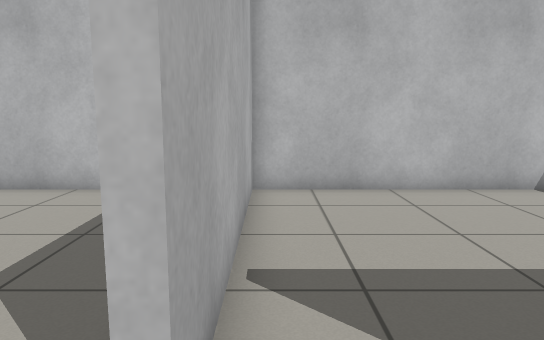
view 1 (above)

24 first-person views from a walk through a robot-simulator world made for Gazebo. The camera is 0.94 m above the floor, tilts 8° down and sees 70° across. The floor is counted in squares, 0.5 m on a side. Each view is taken from the middle of a square. On the plan, view 1 faces up. The plan holds only what a view shows up to about 19 squares ahead; the rest is blank. The place goes on beyond the plan. Robots are left out.

view 2
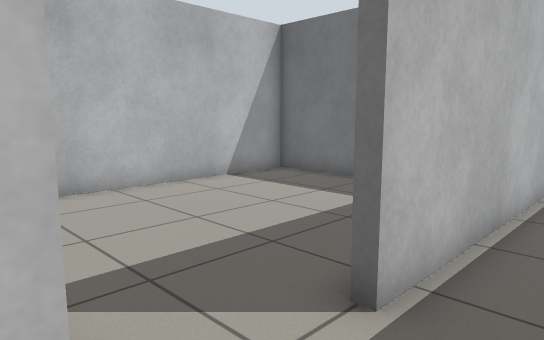

view 3
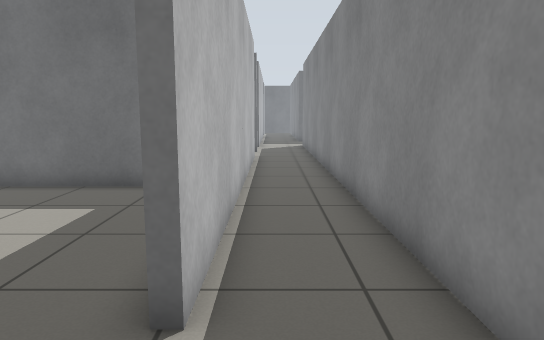

view 4
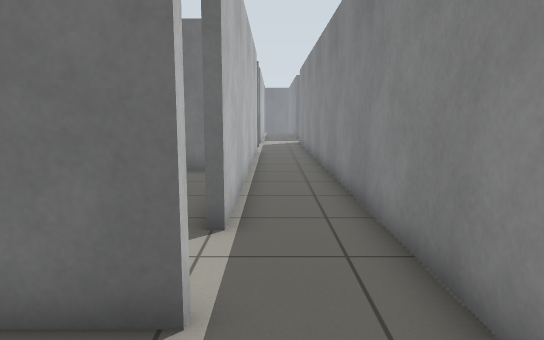

view 5
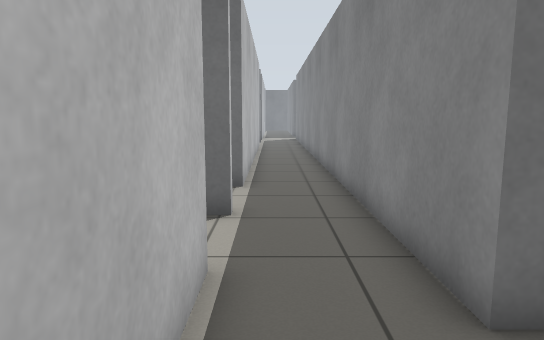

view 6
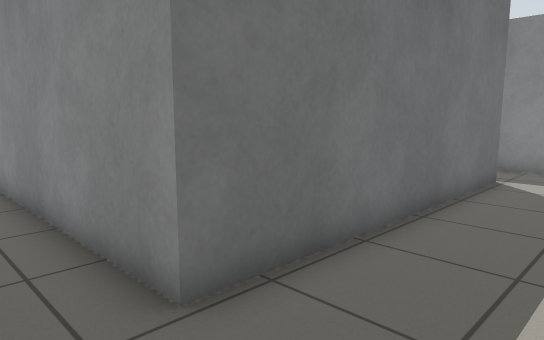

view 7
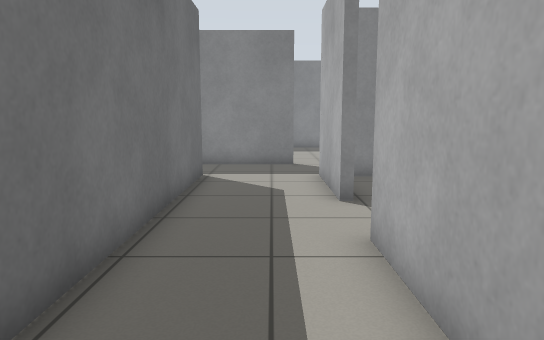

view 8
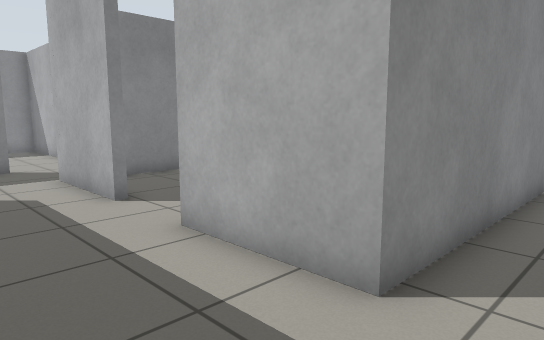

view 9
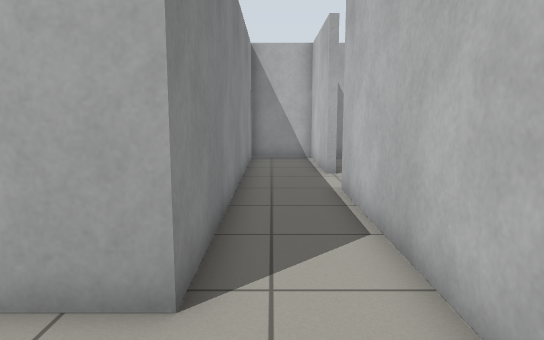

view 10
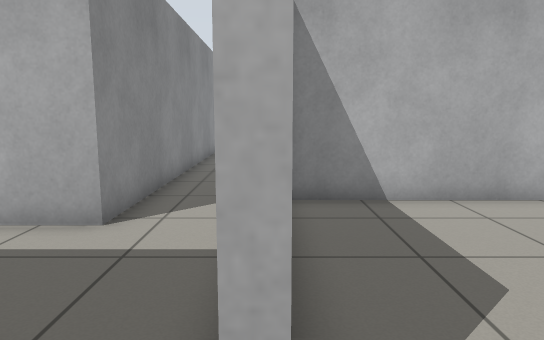

view 11
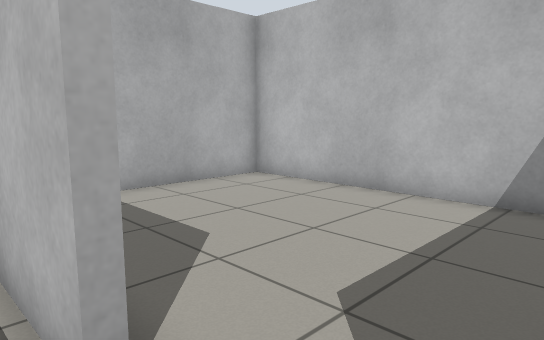

view 12
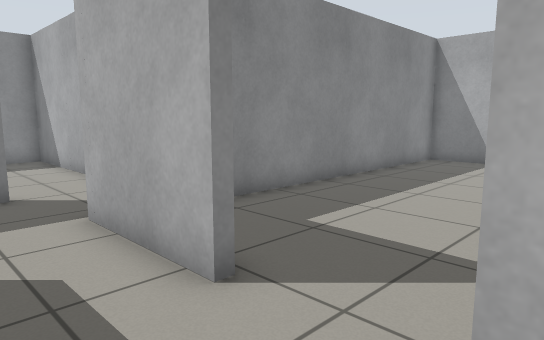

view 13
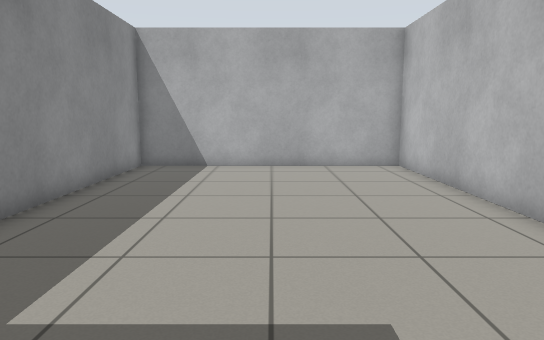

view 14
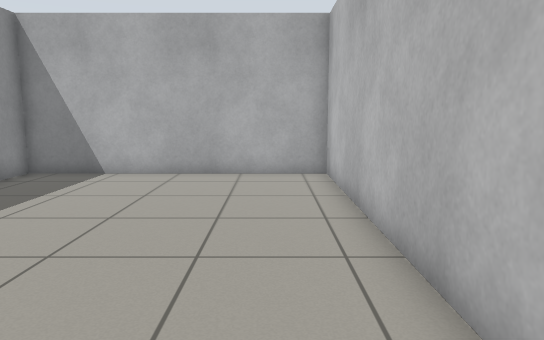

view 15
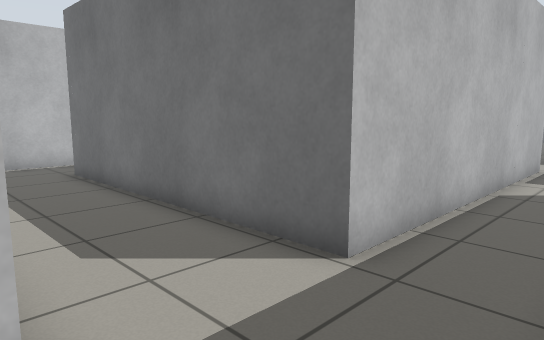

view 16
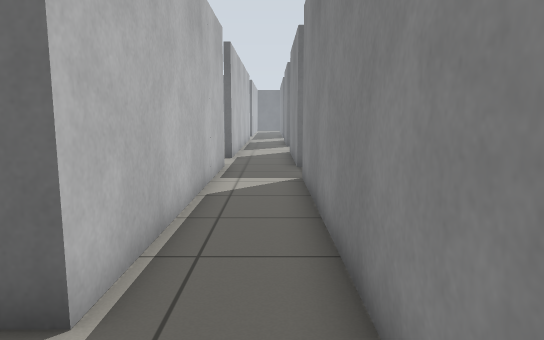

view 17
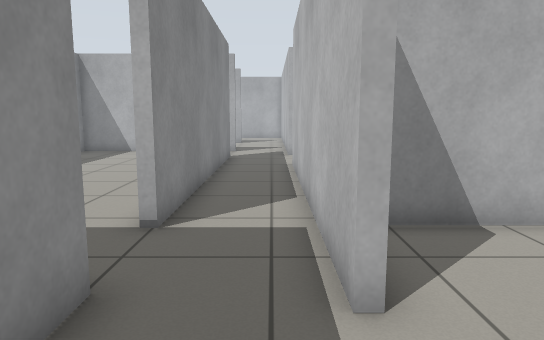

view 18
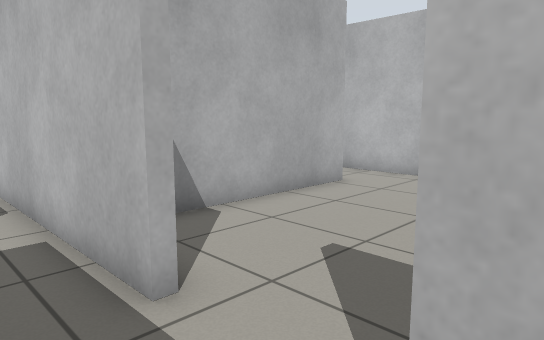

view 19
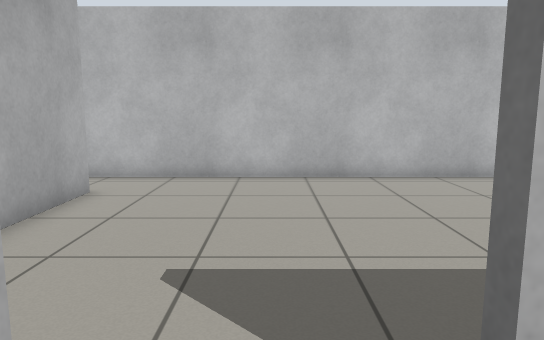

view 20
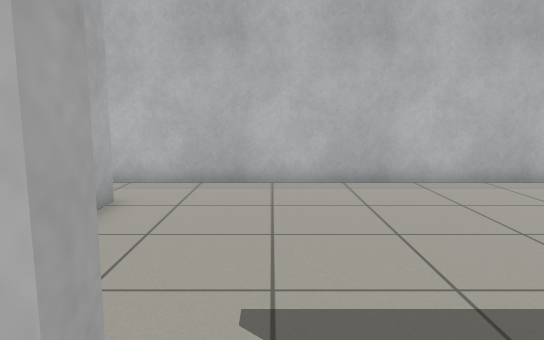

view 21
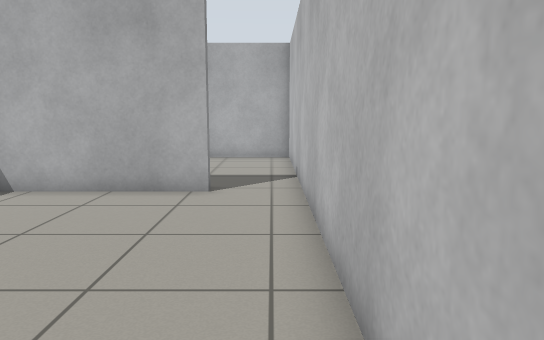

view 22
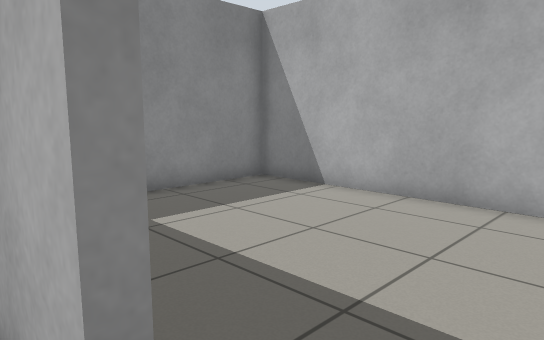

view 23
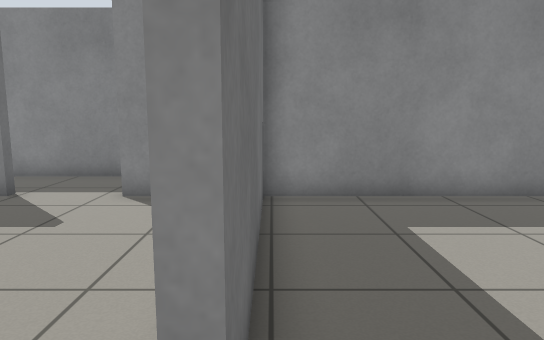

view 24
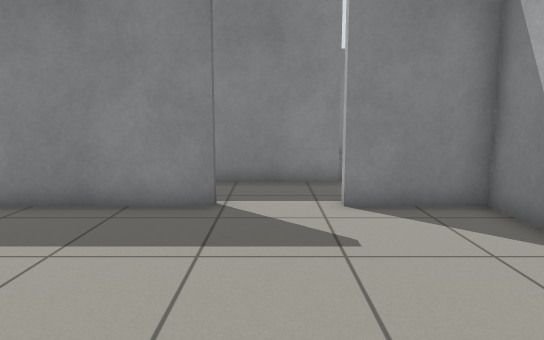

### Floor plan
Points are (right, up) in squares from view 1. A wall is a line through its corners. A room is listed if a view was taken in it or the views show most of it. See-through windows are left out.
Room 1 (view 1)
walls: (-0.6, -0.9) (13.5, -0.9); (13.5, 1.8) (2.1, 1.8)
ways out: opening at (-1, 0.5) to room 2; opening at (1, 2) to room 7
Room 2 (views 2, 3, 4, 8, 9, 11)
walls: (-3.4, 1.8) (-5.4, 1.8); (-4.8, -0.9) (-0.6, -0.9); (-0.5, 1.8) (-0.8, 1.8)
ways out: opening at (-1, 0.5) to room 1; opening at (-4.5, 0.5) to room 3; opening at (-2.5, 2) to room 4
Room 3 (views 5, 6, 7, 12, 13, 15, 16, 17, 18, 19, 20, 21, 22, 24)
walls: (-8.5, -7.4) (-8.5, -11.2) (-9.3, -11.2); (-7.9, -13.9) (3.8, -13.9); (-5.4, 1.8) (-14.9, 1.8); (3.5, -3.6) (3.5, -10.9) (6.5, -10.9); (6.6, -11.2) (-4.8, -11.2) (-4.8, -0.9); (6, -13.9) (11.1, -13.9); (-17.5, 1.8) (-22.5, 1.8) (-22.5, -0.9) (-8.5, -0.9) (-8.5, -4.8); (9.1, -10.9) (13.5, -10.9); (11.2, -11.2) (9.1, -11.2); (13.5, -1.2) (3.6, -1.2)
ways out: opening at (-4.5, 0.5) to room 2; opening at (-9, -6) to room 5; opening at (3, -2.5) to room 6; opening at (-16, 2)
Room 4 (view 10)
walls: (-2.4, 9.8) (-10.5, 9.8) (-10.5, 2.4); (-0.8, 1.8) (-0.8, 3.5)
ways out: opening at (-2.5, 2) to room 2
Room 5 (view 14)
walls: (-12.3, -1.2) (-22.5, -1.2) (-22.5, -10.9) (-9.5, -10.9)
ways out: opening at (-9, -6) to room 3
Room 6 (view 23)
walls: (-4.5, -1.1) (-4.5, -10.9) (3.2, -10.9) (3.2, -3.6) (3.5, -3.6); (3.6, -1.2) (-4.1, -1.2)
ways out: opening at (3, -2.5) to room 3
Room 7 (no view inside)
walls: (9.2, 3.2) (9.2, 9.8) (-0.5, 9.8) (-0.5, 1.8)
ways out: opening at (1, 2) to room 1

Where each view was taken, in squares from view 1:
view 1: 0 up, 0 right, facing up
view 2: 0 up, 1 left, facing up-right
view 3: 1 up, 1 left, facing right
view 4: 1 up, 4 left, facing right
view 5: 1 up, 8 left, facing right
view 6: 1 up, 8 left, facing down-right
view 7: 1 up, 7 left, facing down
view 8: 1 up, 5 left, facing down-left
view 9: 0 up, 5 left, facing left
view 10: 2 up, 2 left, facing left
view 11: 1 up, 1 left, facing up-left
view 12: 4 down, 6 left, facing down-left
view 13: 6 down, 8 left, facing left
view 14: 3 down, 10 left, facing left
view 15: 14 down, 9 left, facing up-right
view 16: 13 down, 8 left, facing right
view 17: 12 down, 10 right, facing left
view 18: 13 down, 10 right, facing up-left
view 19: 13 down, 8 right, facing up
view 20: 12 down, 7 right, facing up
view 21: 2 down, 13 right, facing left
view 22: 2 down, 4 right, facing down-left
view 23: 2 down, 3 right, facing down
view 24: 3 down, 8 right, facing down
